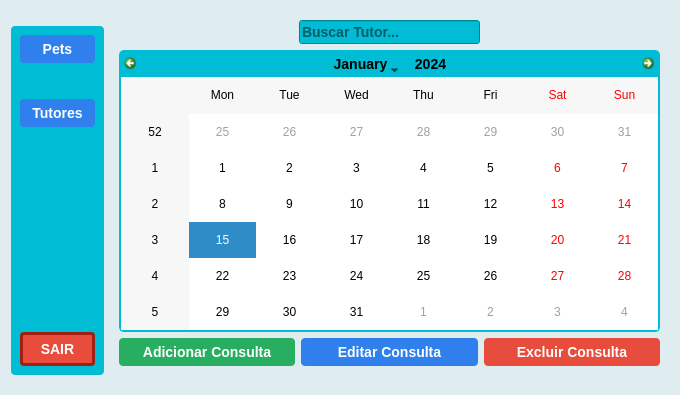
<?xml version="1.0" encoding="UTF-8"?>
<ui version="4.0">
 <class>Form</class>
 <widget class="QWidget" name="Form">
  <property name="geometry">
   <rect>
    <x>0</x>
    <y>0</y>
    <width>680</width>
    <height>395</height>
   </rect>
  </property>
  <property name="windowTitle">
   <string>Tela Recepcionista - Consultas</string>
  </property>
  <property name="styleSheet">
   <string notr="true">QWidget#Form {
    background-color: #dfedf0;
}</string>
  </property>
  <layout class="QGridLayout" name="gridLayout_2">
   <item row="0" column="0">
    <spacer name="verticalSpacer_3">
     <property name="orientation">
      <enum>Qt::Vertical</enum>
     </property>
     <property name="sizeHint" stdset="0">
      <size>
       <width>20</width>
       <height>12</height>
      </size>
     </property>
    </spacer>
   </item>
   <item row="0" column="1" rowspan="2">
    <widget class="QWidget" name="widget_2" native="true">
     <layout class="QGridLayout" name="gridLayout">
      <item row="0" column="0">
       <layout class="QHBoxLayout" name="horizontalLayout_3">
        <item>
         <spacer name="horizontalSpacer">
          <property name="orientation">
           <enum>Qt::Horizontal</enum>
          </property>
          <property name="sizeHint" stdset="0">
           <size>
            <width>40</width>
            <height>20</height>
           </size>
          </property>
         </spacer>
        </item>
        <item>
         <widget class="QLineEdit" name="tutorInput">
          <property name="styleSheet">
           <string notr="true">    font-family: &quot;Arial&quot;, sans-serif;
    font-size: 14px;
    font-weight: bold;
background-color: #00bcd4</string>
          </property>
          <property name="placeholderText">
           <string>Buscar Tutor...</string>
          </property>
         </widget>
        </item>
        <item>
         <spacer name="horizontalSpacer_2">
          <property name="orientation">
           <enum>Qt::Horizontal</enum>
          </property>
          <property name="sizeHint" stdset="0">
           <size>
            <width>40</width>
            <height>20</height>
           </size>
          </property>
         </spacer>
        </item>
       </layout>
      </item>
      <item row="1" column="0">
       <widget class="QCalendarWidget" name="calendarWidget">
        <property name="styleSheet">
         <string notr="true">/* Fundo geral do calendário */
QCalendarWidget {
    background-color: white;
    color: #000000;
    border-radius: 5px;
}

/* Header do calendário */
#qt_calendar_navigationbar {
    background-color: #00bcd4;
    border: none;
    border-top-left-radius: 5px;
    border-top-right-radius: 5px;
    font-family: &quot;Arial&quot;, sans-serif;
    font-size: 14px;
    font-weight: bold;
}

/* Botões de navegação */
#qt_calendar_prevmonth,
#qt_calendar_nextmonth {
    border: none;
    qproperty-icon: none;
    min-width: 13px;
    max-width: 13px;
    min-height: 13px;
    max-height: 13px;
    background-color: transparent;
    padding: 5px;
    border-radius: 4px;
}

#qt_calendar_prevmonth:hover,
#qt_calendar_nextmonth:hover {
    background-color: #4dd0e1;
}

#qt_calendar_prevmonth:pressed,
#qt_calendar_nextmonth:pressed {
    background-color: #b2ebf2;
}

/* Botões de mês e ano */
#qt_calendar_yearbutton,
#qt_calendar_monthbutton {
    color: #000;
    font-size: 13px;
    border-radius: 4px;
    background-color: #00bcd4;
    padding: 4px 8px;
    font-family: &quot;Arial&quot;, sans-serif;
    font-size: 14px;
    font-weight: bold;
}

#qt_calendar_yearbutton:hover,
#qt_calendar_monthbutton:hover {
    background-color: #e0f7fa;
}

/* Campo de edição de ano */
#qt_calendar_yearedit {
    color: #000;
    background: transparent;
    font-size: 13px;
}

#qt_calendar_yearedit::up-button,
#qt_calendar_yearedit::down-button {
    width: 10px;
    padding: 0px 4px;
    border-radius: 3px;
}

#qt_calendar_yearedit::up-button:hover,
#qt_calendar_yearedit::down-button:hover {
    background-color: #e0f7fa;
}

/* Grid de datas */
#qt_calendar_calendarview {
    outline: 0px;
    background-color: white;
    border: 2px solid #00bcd4;
    border-top: 0px;
    border-bottom-left-radius: 5px;
    border-bottom-right-radius: 5px;
    font-family: &quot;Arial&quot;, sans-serif;
    font-size: 12px;
}

/* Datas hover e selecionadas */
#qt_calendar_calendarview::item:hover {
    background-color: #b2ebf2;
    border-radius: 4px;
    color: #000000;
}

#qt_calendar_calendarview::item:selected {
    background-color: #4db6ac;
    border-radius: 4px;
    color: #000000;
}

/* Texto padrão das datas */
QCalendarWidget QAbstractItemView::item:enabled {
    color: #000000;
}

/* Dias de outros meses (desabilitados) em cinza */
QCalendarWidget QAbstractItemView:disabled {
    color: #a0a0a0;
    background-color: #e0e0e0;
}</string>
        </property>
       </widget>
      </item>
      <item row="2" column="0">
       <layout class="QHBoxLayout" name="horizontalLayout">
        <item>
         <widget class="QPushButton" name="pushButton_4">
          <property name="styleSheet">
           <string notr="true">QPushButton {
    background-color: #27ae60;
    color: white;
    border-radius: 4px;
    border: none;
    padding: 6px 12px;
    font-family: &quot;Arial&quot;, sans-serif;
    font-size: 14px;
    font-weight: bold;
}
QPushButton:hover {
    background-color: #219150;
}
</string>
          </property>
          <property name="text">
           <string>Adicionar Consulta</string>
          </property>
         </widget>
        </item>
        <item>
         <widget class="QPushButton" name="pushButton_5">
          <property name="styleSheet">
           <string notr="true">QPushButton {
    background-color: #2f80ed;
    color: white;
    border: none;
    border-radius: 4px;
    padding: 6px 12px;
    font-family: &quot;Arial&quot;, sans-serif;
    font-size: 14px;
    font-weight: bold;
}
QPushButton:hover {
    background-color: #1c64d1;
}</string>
          </property>
          <property name="text">
           <string>Editar Consulta</string>
          </property>
         </widget>
        </item>
        <item>
         <widget class="QPushButton" name="pushButton_6">
          <property name="styleSheet">
           <string notr="true">QPushButton {
    background-color: #e74c3c;
    color: white;
    border-radius: 4px;
    border: none;
    padding: 6px 12px;
    font-family: &quot;Arial&quot;, sans-serif;
    font-size: 14px;
    font-weight: bold;
}
QPushButton:hover {
    background-color: #c0392b;
}
</string>
          </property>
          <property name="text">
           <string>Excluir Consulta</string>
          </property>
         </widget>
        </item>
       </layout>
      </item>
     </layout>
    </widget>
   </item>
   <item row="1" column="0">
    <widget class="QWidget" name="widget" native="true">
     <property name="enabled">
      <bool>true</bool>
     </property>
     <property name="styleSheet">
      <string notr="true">background-color: #00bcd4;
border: none;
border-color: #e0f0df;
border-radius: 4px;
padding: 6px 12px;</string>
     </property>
     <layout class="QVBoxLayout" name="verticalLayout">
      <item>
       <widget class="QPushButton" name="petsBTN">
        <property name="styleSheet">
         <string notr="true">QPushButton {
    background-color: #2f80ed;
    color: white;
    border: none;
    border-radius: 4px;
    padding: 6px 12px;
    font-family: &quot;Arial&quot;, sans-serif;
    font-size: 14px;
    font-weight: bold;
}
QPushButton:hover {
    background-color: #1c64d1;
}</string>
        </property>
        <property name="text">
         <string>Pets</string>
        </property>
       </widget>
      </item>
      <item>
       <spacer name="verticalSpacer_2">
        <property name="orientation">
         <enum>Qt::Vertical</enum>
        </property>
        <property name="sizeHint" stdset="0">
         <size>
          <width>20</width>
          <height>32</height>
         </size>
        </property>
       </spacer>
      </item>
      <item>
       <widget class="QPushButton" name="tutoresBTN">
        <property name="styleSheet">
         <string notr="true">QPushButton {
    background-color: #2f80ed;
    color: white;
    border: none;
    border-radius: 4px;
    padding: 6px 12px;
    font-family: &quot;Arial&quot;, sans-serif;
    font-size: 14px;
    font-weight: bold;
}
QPushButton:hover {
    background-color: #1c64d1;
}</string>
        </property>
        <property name="text">
         <string>Tutores</string>
        </property>
       </widget>
      </item>
      <item>
       <spacer name="verticalSpacer">
        <property name="orientation">
         <enum>Qt::Vertical</enum>
        </property>
        <property name="sizeHint" stdset="0">
         <size>
          <width>20</width>
          <height>200</height>
         </size>
        </property>
       </spacer>
      </item>
      <item>
       <widget class="QPushButton" name="sairBTN">
        <property name="styleSheet">
         <string notr="true">QPushButton {
    background-color: #e74c3c;
    color: white;
    border-radius: 4px;
    border: 3px solid #a02012;
    padding: 6px 12px;
    font-family: &quot;Arial&quot;, sans-serif;
    font-size: 14px;
    font-weight: bold;
}
QPushButton:hover {
    background-color: #c0392b;
    border: 1px solid #701008;
}</string>
        </property>
        <property name="text">
         <string>SAIR</string>
        </property>
       </widget>
      </item>
     </layout>
    </widget>
   </item>
   <item row="2" column="0">
    <spacer name="verticalSpacer_4">
     <property name="orientation">
      <enum>Qt::Vertical</enum>
     </property>
     <property name="sizeHint" stdset="0">
      <size>
       <width>20</width>
       <height>12</height>
      </size>
     </property>
    </spacer>
   </item>
  </layout>
 </widget>
 <resources/>
 <connections/>
</ui>
